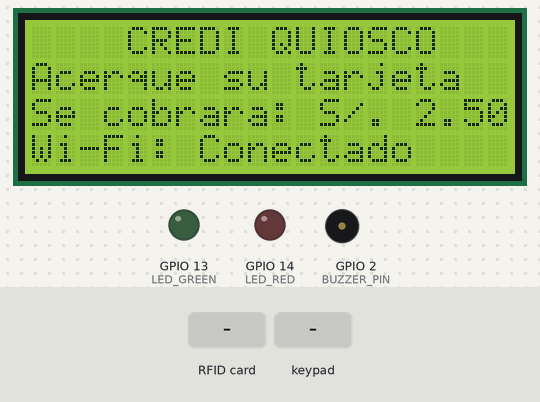
The sketch below on a simulated ESP32. On the bench: 20×4 character LCD, output pins drawn as LEDs (lit = HIGH), buzzer (waves = sounding). Inputs (shaded band) come from the test bench. WiFi joins after 1.5 s; servers stay silent unless stated; uploads are accepted with an empty reply; what the sketch prints to the serial monitor is not drawn.

Above: at 7.9 s.
8.0 s: RFID card 5E 7A 19 C4 held to the reader
At 9.3 s:
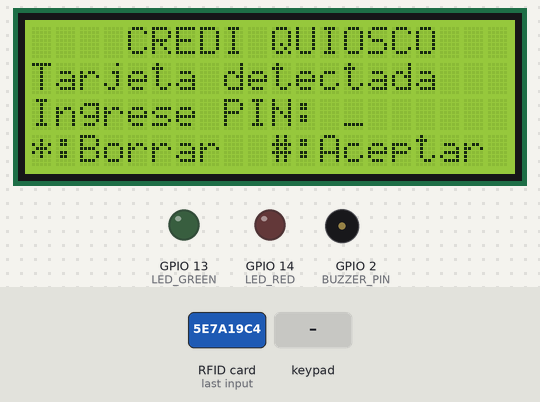
9.6 s: keypad keys 1 2 3 4 # pressed 0.4 s apart
At 12.7 s:
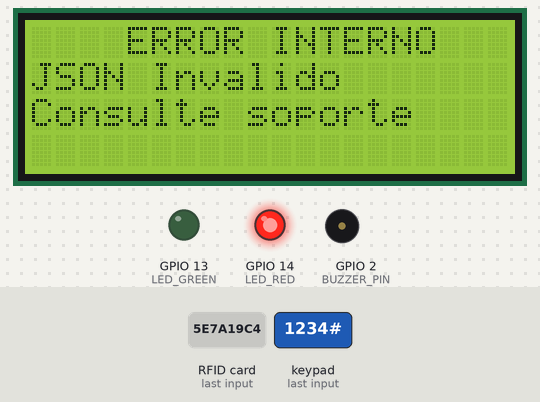
13.1 s: key 'A' pressed
At 15.9 s:
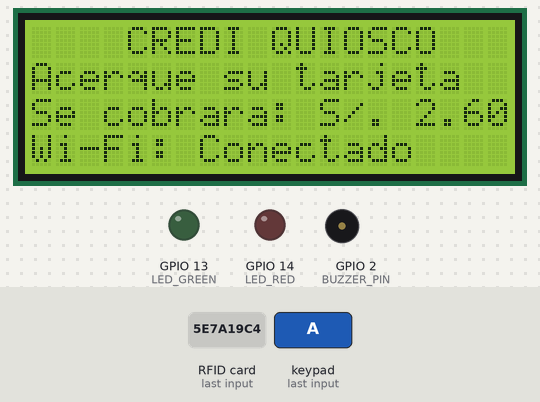
16.1 s: keypad keys 1 2 3 4 * pressed 0.4 s apart
At 19.0 s:
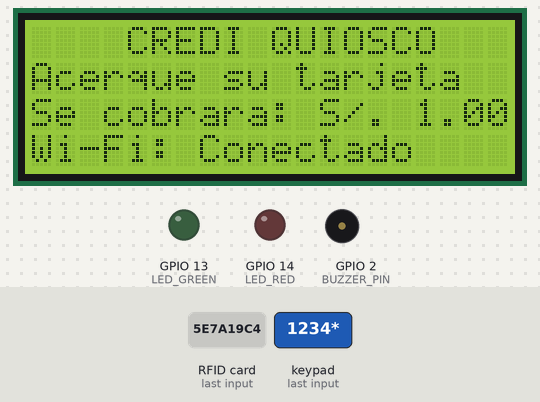
Timing chart, 0 to 20.5 s (numbered marks = the images above; inputs shaded):
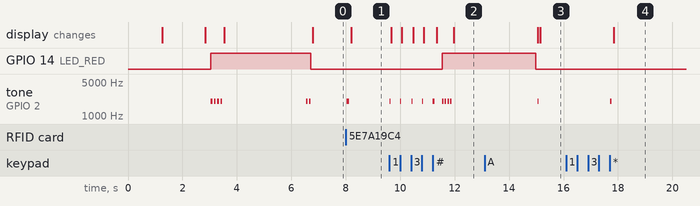

Measured:
- after the input at 8.0 s, tone on GPIO 2 (BUZZER_PIN): silent → 2000 Hz at once, → silent 0.08 s later; the display: changes after 0.19 s (image 1)
- after the input at 9.6 s, GPIO 14 (LED_RED): LOW → HIGH after 1.9 s; tone on GPIO 2 (BUZZER_PIN): goes 4 × (2000 Hz 0.04 s, silent 0.35 s), 2000 Hz 0.06 s, silent 0.28 s, 3 × (2000 Hz 0.05 s, silent 0.05 s), 2000 Hz 0.05 s, then silent, starting at once; the display: first changes after 0.07 s (image 2 shows a later state)
- after the input at 13.1 s, tone on GPIO 2 (BUZZER_PIN): silent → 2000 Hz after 1.9 s, → silent 0.04 s later; the display: first differs from a run without the input after 2.0 s (image 3)
- after the input at 16.1 s, tone on GPIO 2 (BUZZER_PIN): silent → 2000 Hz after 1.6 s, → silent 0.06 s later; the display: changes after 1.8 s (image 4)

The sketch:

esp32_client.ino
```cpp
#include <ArduinoJson.h>
#include <HTTPClient.h>
#include <I2CKeyPad.h>
#include <LiquidCrystal_I2C.h>
#include <MFRC522.h>
#include <SPI.h>
#include <WiFi.h>
#include <WiFiClientSecure.h>
#include <Wire.h>

#define LCD_ADDR 0x27
#define KEY_ADDR 0x20

#define SS_PIN 5
#define RST_PIN 4
#define BUZZER_PIN 2
#define LED_GREEN 13
#define LED_RED 14

const char* ssid = "SSID-WIFI";
const char* password = "WIFI-PASSWORD";

const char* statusURL = "https://tudominio-o-ip-con-puerto/api/status";
const char* transactionURL
    = "https://tudominio-o-ip-con-puerto/api/transaccion";

LiquidCrystal_I2C lcd(LCD_ADDR, 20, 4);
I2CKeyPad teclado(KEY_ADDR);
MFRC522 rfid(SS_PIN, RST_PIN);

char mapeoTeclas[19] = "123A456B789C*0#D";
float montoActual = 2.50;

void beep(int count, int durationMs, int pauseMs, int freq = 2000)
{
  for (int i = 0; i < count; i++) {
    tone(BUZZER_PIN, freq, durationMs);
    delay(durationMs);
    noTone(BUZZER_PIN);
    if (i < count - 1) {
      delay(pauseMs);
    }
  }
}

void printLine(uint8_t row, const String& text)
{
  lcd.setCursor(0, row);
  String padded = text;
  while (padded.length() < 20) {
    padded += " ";
  }
  lcd.print(padded.substring(0, 20));
}

void mostrarReposo()
{
  digitalWrite(LED_GREEN, LOW);
  digitalWrite(LED_RED, LOW);
  printLine(0, "    CREDI QUIOSCO   ");
  printLine(1, "Acerque su tarjeta  ");
  printLine(2, "Se cobrara: S/. " + String(montoActual, 2));
  printLine(3,
      WiFi.status() == WL_CONNECTED ? "Wi-Fi: Conectado"
                                    : "Wi-Fi: Desconectado");
}

String readUid()
{
  String uid = "";
  for (byte i = 0; i < rfid.uid.size; i++) {
    if (rfid.uid.uidByte[i] < 0x10)
      uid += "0";
    uid += String(rfid.uid.uidByte[i], HEX);
  }
  uid.toUpperCase();
  rfid.PICC_HaltA();

  Serial.println("=================================");
  Serial.print("Tarjeta detectada. UID: ");
  Serial.println(uid);
  return uid;
}

String capturarPin()
{
  String pin = "";
  printLine(0, "    CREDI QUIOSCO   ");
  printLine(1, "Tarjeta detectada   ");
  printLine(2, "Ingrese PIN: _      ");
  printLine(3, "*:Borrar  #:Aceptar ");

  unsigned long start = millis();
  while (millis() - start < 20000) {
    if (teclado.isPressed()) {
      uint8_t indice = teclado.getKey();
      if (indice < 16) {
        char tecla = mapeoTeclas[indice];
        start = millis();

        if (tecla == '*') {
          if (pin.length() > 0) {
            pin.remove(pin.length() - 1);
            beep(1, 40, 0);
          }
        } else if (tecla == '#') {
          if (pin.length() > 0) {
            beep(1, 60, 0);
            return pin;
          }
        } else if (isDigit(tecla)) {
          if (pin.length() < 6) {
            pin += tecla;
            beep(1, 40, 0);
          }
        }

        String masked = "";
        for (size_t i = 0; i < pin.length(); i++) {
          masked += "*";
        }
        printLine(2, "Ingrese PIN: " + masked + "_");
        delay(120);
      }
    }
    delay(20);
  }
  return "";
}

void procesarRespuesta(const String& payload)
{
  StaticJsonDocument<512> doc;
  DeserializationError err = deserializeJson(doc, payload);

  if (err) {
    digitalWrite(LED_RED, HIGH);
    beep(4, 50, 50);
    printLine(0, "    ERROR INTERNO    ");
    printLine(1, "JSON Invalido       ");
    printLine(2, "Consulte soporte    ");
    printLine(3, "                    ");
    delay(3000);
    return;
  }

  const char* status = doc["status"] | "ERROR";

  if (strcmp(status, "OK") == 0) {
    digitalWrite(LED_GREEN, HIGH);
    beep(1, 250, 0, 2600);
    const char* alumno = doc["alumno"] | "Alumno";
    float saldo = doc["saldoRestante"] | 0.0;
    printLine(0, "    PAGO EXITOSO    ");
    printLine(1, String(alumno));
    printLine(2, "Cobro: S/. " + String(montoActual, 2));
    printLine(3, "Saldo: S/. " + String(saldo, 2));
  } else if (strcmp(status, "ERROR_PIN") == 0) {
    digitalWrite(LED_RED, HIGH);
    beep(2, 100, 100, 1200);
    int intentos = doc["intentosRestantes"] | 0;
    printLine(0, "    PIN INCORRECTO   ");
    printLine(1, "Clave no coincide   ");
    printLine(2, "Quedan " + String(intentos) + " intentos  ");
    printLine(3, "Reintente de nuevo  ");
  } else if (strcmp(status, "SIN_SALDO") == 0) {
    digitalWrite(LED_RED, HIGH);
    beep(3, 100, 100, 1000);
    float saldoAct = doc["saldoActual"] | 0.0;
    printLine(0, " SALDO INSUFICIENTE ");
    printLine(1, "Recargue su cuenta  ");
    printLine(2, "Saldo act: S/. " + String(saldoAct, 2));
    printLine(3, "Operacion cancelada ");
  } else if (strcmp(status, "BLOQUEADO") == 0) {
    digitalWrite(LED_RED, HIGH);
    beep(1, 800, 0, 700);
    printLine(0, " TARJETA BLOQUEADA  ");
    printLine(1, "Acuda a direccion   ");
    printLine(2, "para desbloquearla. ");
    printLine(3, "                    ");
  } else if (strcmp(status, "ONLINE") == 0) {
    digitalWrite(LED_GREEN, HIGH);
    beep(1, 250, 0, 2600);
    printLine(0, "  SERVIDOR ONLINE   ");
    printLine(1, "Servidor activo,    ");
    printLine(2, "Listo para usar!    ");
    printLine(3, "                    ");
  } else {
    digitalWrite(LED_RED, HIGH);
    beep(4, 60, 60, 850);
    const char* msg = doc["message"] | "Error desconocido";
    printLine(0, "  ERROR EN COBRO    ");
    printLine(1, String(status));
    printLine(2, String(msg));
    printLine(3, "Reintente luego     ");
  }

  delay(3500);
}

void enviarTransaccion(const String& uid, const String& pin)
{
  if (WiFi.status() != WL_CONNECTED
      || WiFi.localIP() == IPAddress(0, 0, 0, 0)) {
    digitalWrite(LED_RED, HIGH);
    beep(4, 50, 50);
    printLine(0, "    ERROR DE RED    ");
    printLine(1, "Wi-Fi no conectado  ");
    printLine(2, "Verifique conexion  ");
    printLine(3, "                    ");
    delay(2500);
    return;
  }

  printLine(0, "    CREDI QUIOSCO   ");
  printLine(1, "Procesando pago...  ");
  printLine(2, "Monto: S/. " + String(montoActual, 2));
  printLine(3, "Espere un momento.  ");

  WiFiClientSecure client;
  client.setInsecure();
  client.setTimeout(8);

  HTTPClient http;
  http.begin(client, transactionURL);
  http.setTimeout(8000);
  http.addHeader("Content-Type", "application/json");
  http.addHeader("Connection", "close");

  StaticJsonDocument<256> reqDoc;
  reqDoc["uid"] = uid;
  reqDoc["pin"] = pin;
  reqDoc["monto"] = montoActual;

  String body;
  serializeJson(reqDoc, body);

  Serial.println("---------------------------------");
  Serial.print("POST URL: ");
  Serial.println(transactionURL);
  Serial.print("Payload enviado: ");
  Serial.println(body);

  int code = http.POST(body);
  if (code > 0) {
    String response = http.getString();
    Serial.print("Respuesta HTTP (");
    Serial.print(code);
    Serial.print("): ");
    Serial.println(response);
    procesarRespuesta(response);
  } else {
    Serial.print("Error conexion HTTP: ");
    Serial.println(code);
    digitalWrite(LED_RED, HIGH);
    beep(4, 60, 60);
    printLine(0, " ERROR DE CONEXION  ");
    printLine(1, "HTTP Code: " + String(code));
    printLine(2, "Contacte soporte    ");
    printLine(3, "                    ");
    delay(3000);
  }

  http.end();
  client.stop();
}

void setup()
{
  Serial.begin(115200);

  Wire.begin();
  lcd.init();
  lcd.backlight();

  teclado.begin();

  SPI.begin();
  rfid.PCD_Init();

  pinMode(BUZZER_PIN, OUTPUT);
  pinMode(LED_GREEN, OUTPUT);
  pinMode(LED_RED, OUTPUT);

  noTone(BUZZER_PIN);
  digitalWrite(LED_GREEN, LOW);
  digitalWrite(LED_RED, LOW);

  printLine(0, "    CREDI QUIOSCO   ");
  printLine(1, "");
  printLine(2, "Coded with love by: ");
  printLine(3, "Fernando Espejo.");
  delay(1000);

  printLine(0, "    CREDI QUIOSCO   ");
  printLine(1, "");
  printLine(2, "Conectando a la ");
  printLine(3, "red WiFi...");

  WiFi.mode(WIFI_STA);
  WiFi.setAutoReconnect(true);
  WiFi.setSleep(false);
  WiFi.begin(ssid, password);

  unsigned long startWifi = millis();
  while (
      (WiFi.status() != WL_CONNECTED || WiFi.localIP() == IPAddress(0, 0, 0, 0))
      && millis() - startWifi < 15000) {
    delay(300);
    Serial.print(".");
  }
  Serial.println();

  if (WiFi.status() == WL_CONNECTED
      && WiFi.localIP() != IPAddress(0, 0, 0, 0)) {
    Serial.print("Wi-Fi Conectado. IP ESP32: ");
    Serial.println(WiFi.localIP());
    Serial.print("Gateway: ");
    Serial.println(WiFi.gatewayIP());
    Serial.print("RSSI: ");
    Serial.print(WiFi.RSSI());
    Serial.println(" dBm");

    printLine(0, "    CREDI QUIOSCO   ");
    printLine(1, "");
    printLine(2, "Comprobando conexion");
    printLine(3, "al servidor...");

    WiFiClientSecure client;
    client.setInsecure();
    client.setTimeout(8);

    HTTPClient http;
    http.begin(client, statusURL);
    http.setTimeout(8000);
    http.addHeader("Connection", "close");

    Serial.print("GET a ");
    Serial.println(statusURL);

    int code = http.GET();
    if (code > 0) {
      String response = http.getString();
      Serial.print("Respuesta servidor status: ");
      Serial.println(response);
      procesarRespuesta(response);
    } else {
      Serial.print("Error conexion statusURL: code ");
      Serial.println(code);
      digitalWrite(LED_RED, HIGH);
      beep(4, 60, 60);
      printLine(0, " ERROR DE CONEXION  ");
      printLine(1, "HTTP Code: " + String(code));
      printLine(2, "IP: " + WiFi.localIP().toString());
      printLine(3, "                    ");
      delay(3000);
    }
    http.end();
    client.stop();
  } else {
    Serial.println("Tiempo agotado conectando a WiFi.");
    digitalWrite(LED_RED, HIGH);
    beep(4, 60, 60);
    printLine(0, "    ERROR DE RED    ");
    printLine(1, "No conecto a WiFi   ");
    printLine(2, "Revise SSID/Clave   ");
    printLine(3, "                    ");
    delay(3000);
  }

  beep(2, 60, 60);
  mostrarReposo();
}

void loop()
{
  if (WiFi.status() != WL_CONNECTED) {
    WiFi.reconnect();
  }

  if (teclado.isPressed()) {
    uint8_t indice = teclado.getKey();
    if (indice < 16) {
      char tecla = mapeoTeclas[indice];
      if (tecla == 'A') {
        montoActual = round((montoActual + 0.10) * 100.0) / 100.0;
        beep(1, 40, 0);
        mostrarReposo();
        delay(120);
      } else if (tecla == 'B') {
        montoActual = round((montoActual + 0.50) * 100.0) / 100.0;
        beep(1, 40, 0);
        mostrarReposo();
        delay(120);
      } else if (tecla == 'C') {
        if (montoActual > 0.15) {
          montoActual = round((montoActual - 0.10) * 100.0) / 100.0;
        } else {
          montoActual = 0.10;
        }
        beep(1, 40, 0);
        mostrarReposo();
        delay(120);
      } else if (tecla == 'D') {
        if (montoActual > 0.55) {
          montoActual = round((montoActual - 0.50) * 100.0) / 100.0;
        } else {
          montoActual = 0.10;
        }
        beep(1, 40, 0);
        mostrarReposo();
        delay(120);
      } else if (tecla == '*') {
        montoActual = 1.00;
        beep(1, 60, 0);
        mostrarReposo();
        delay(120);
      }
    }
  }

  if (!rfid.PICC_IsNewCardPresent() || !rfid.PICC_ReadCardSerial()) {
    delay(30);
    return;
  }

  String uid = readUid();
  beep(1, 80, 0);

  String pin = capturarPin();
  if (pin.length() > 0) {
    enviarTransaccion(uid, pin);
  } else {
    digitalWrite(LED_RED, HIGH);
    beep(2, 80, 80);
    printLine(0, "    CREDIQUIOSCO    ");
    printLine(1, "Operacion cancelada ");
    printLine(2, "Tiempo agotado      ");
    printLine(3, "                    ");
    delay(2000);
  }

  mostrarReposo();
}
```
